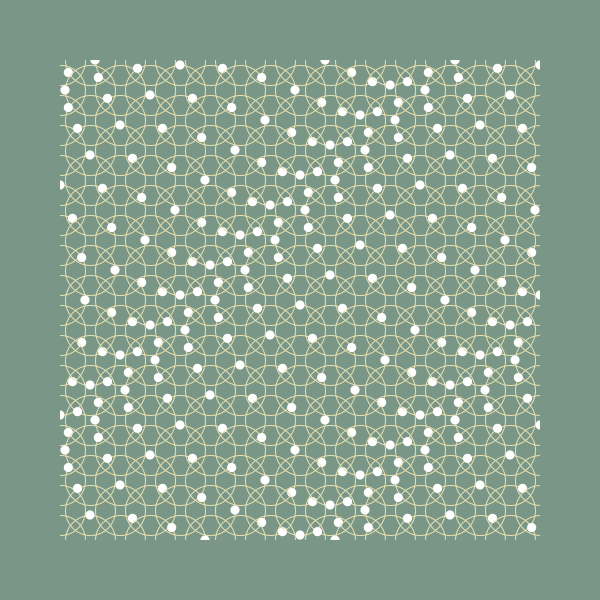
Frame 1 (no input)
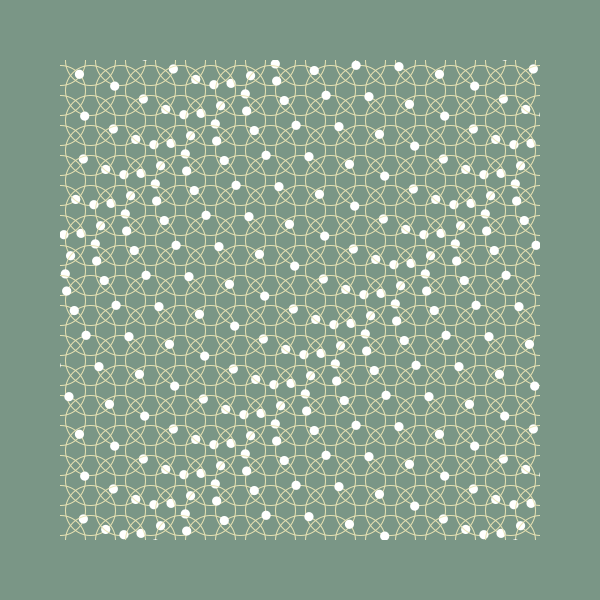
Frame 60 (the mouse pressed at the canvas centre just before this capture)
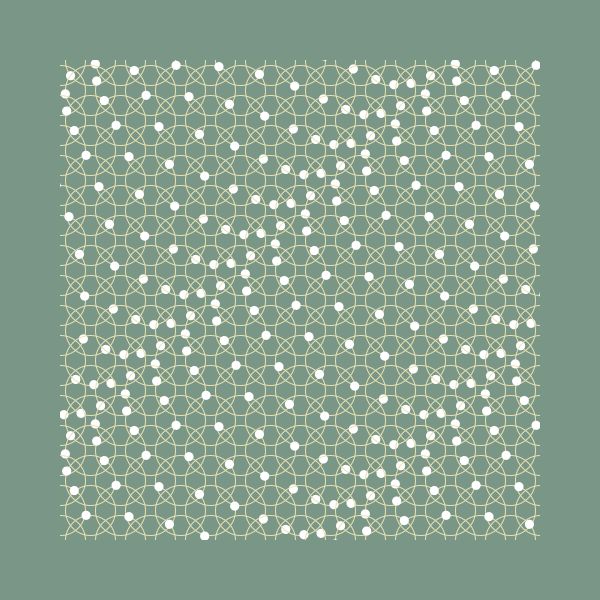
Frame 120 (the mouse held since frame 60 and released just before this capture)

The Processing sketch that drew these frames (run headless with seeded random() and noise(); from frame 60 on, the mouse is pressed at the canvas centre):

// Processing sketch: processing_145491
// ── processing_145491.pde

/*----------------------------------
  
 Copyright by Diana Lange 2014
 Don't use without any permission
  
 This sketch is based on:
 http://beesandbombs.tumblr.com/post/45513650541/orbiters
  
 mail: kontakt@diana-lange.de
 web: diana-lange.de
 facebook: https://www.facebook.com/DianaLangeDesign
 flickr: http://www.flickr.com/photos/dianalange/collections/
 tumblr: http://dianalange.tumblr.com/
 twitter: http://twitter.com/DianaOnTheRoad
 ------------------------------*/

float margin;
float padding;
float angle;
float angleSpeed;

void setup ()
{
  size (600, 600);
  smooth();

  margin = width/10.0;
  padding = margin / 12.0;

  angle = 0;
  angleSpeed = PI / 20;
}

void draw ()
{
  background (#7a9686);

  float x = 0, y = 0;
  float d = 10*padding;
  float d2 = map (d, 3*10, 10*10, 5, 20);
  
  
  noFill();

  while (y < height+d)
  {
    x = 0;
    while (x < width+d)
    {
      noFill();
      stroke(#e8e2b2);
      ellipse (x, y, d, d);
      fill (255);
      noStroke();
      ellipse ( x + cos (angle+radians (x+y))*d/2, y + sin (angle+radians (x+y))*d/2, d2, d2); 
      x += d/2+padding;
    }
    y += d/2+padding;
  }

  angle+= angleSpeed;
  
  fill (#7a9686);
  noStroke();
  rect (0, 0, width, margin);
  rect (0, height-margin, width, margin);
  rect (0, 0, margin, height);
  rect (width-margin, 0, margin, height);
}

void mouseDragged ()
{
  if (mouseButton == LEFT) padding = map (mouseY, 0, height, 3, 10);
  else angleSpeed = map (mouseX, 0, width, 0, PI / 5);
}
